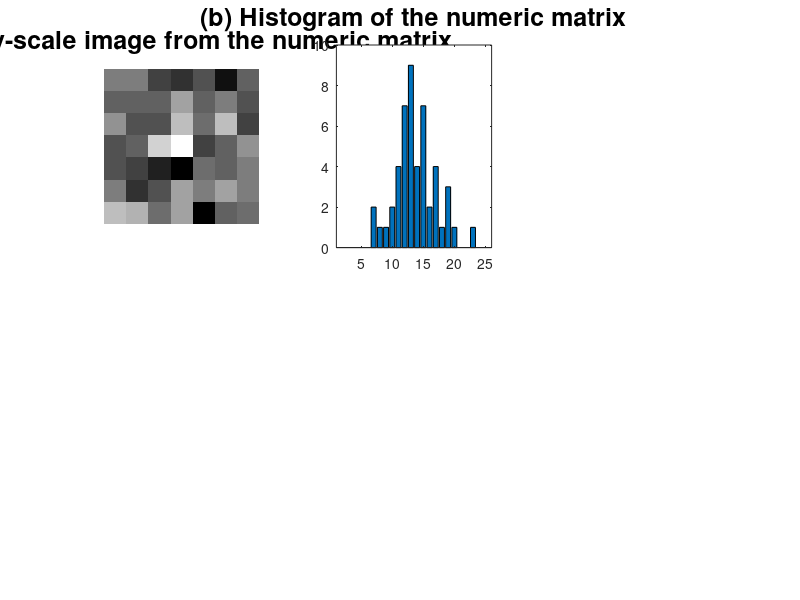

Write the MATLAB code that produced this figure. (Note: this script raises an error after producing the figure.)
% Creates random alphabetic matrix and displays it as an image.
% The later the letter appears in the alphabet, the higher the intensity
% it represents (e.g., A = black, Z = white).
% Histogram and CDF of the alphabetic (and numeric but it's the same) image
% are shown.
% The "count(value)" in CDF plot x-axis labels represents a method that counts
% the occurrences of the value 'value'. Values of for example 'A to D' means
% it counts the occurrences of all A, B, C, D and sums the occurrences up,
% that is:
%       count(A to D) = sum([count(A), count(B), count(C), count(D)])

% some parameters to play with:
random_mode = 'normal';  % 'normal' or 'uniform' random number generation
pseudo_sigma = 3;  % if normal distribution, use this parameter to scale the Gaussian.
image_size = [7 7];  % size of the generated image (not fool-proof, use sensible values only)

%% Below is the code to generate and show the images, histograms and CDFs
% create a figure window
fig = figure('Name', sprintf('Random gray-scale image with intensities drawn from a %s distribution.', random_mode));

% create an array of the capital letters
letters = 'ABCDEFGHIJKLMNOPQRSTUVWXYZ';
num_letters = length(letters);  % number of letters
 
% create a 10 by 10 matrix of random integers from 1 to 26 (i.e. the length of the alphabet)
switch random_mode  % we need to identify the requested random number generation method and act accordingly
    case 'normal'  % normal random generator
        numMat = ceil(randn(image_size) * pseudo_sigma + num_letters / 2);  % normally distributed random numbers
        numMat(numMat > num_letters) = num_letters;
        numMat(numMat < 1) = num_letters;
    case 'uniform'  % uniform random generator
        numMat = randi(num_letters, image_size);  % uniformly distributed random numbers
    otherwise  % unknown method request (perhaps a typo), throw error
        error('Invalid random number generation mode: %s', random_mode);
end

ax = subplot(2, 3, 1);  % create a subplot in the main figure - this is used to show multiple plots and images in the same figure
% this can be thought of as a gray-scale image, let's plot it as such
intensity_image = numMat ./ num_letters;  % theoretically we can also plot the "raw" numbers and adjust the intensity scale instead
imagesc(intensity_image, 'Parent', ax);
axis(ax, 'image', 'off');  % no need for axis to show for images
colormap(ax, gray);  % sets the color map to "gray-scale" (better to see the intensity)
title('(a) Gray-scale image from the numeric matrix', 'FontSize', 18)

% compute histogram of the values contained in the matrix
numHist = hist(numMat(:), 1:num_letters);
 
subplot(2, 3, 2);
% numHist variable holds the individual counts or occurrences of the values in the matrix
bar(numHist);  % bar plot to show the histogram
title('(b) Histogram of the numeric matrix', 'FontSize', 18);
xlim([1 length(letters)]);
ax = gca;
ax.XTick = 1:length(letters);
 
% let's create a matrix of letters from the numeric matrix, by substituting the integers with letters
letterMat = letters(numMat);
 
% manually count the occurrences of the individual letters
letterHist = zeros(1, length(letters));
for l = letters
    lpos = find(letters == l);
    letterHist(lpos) = sum(sum(l == letterMat));
end
 
subplot(2, 3, 3);
% variable letterHist holds the counts of the individual letters in the alphabetic matrix
bar(letterHist);
title('(c) Histogram of the alphabetic matrix', 'FontSize', 18);
xlim([1 length(letters)]);
ax = gca;
ax.XTick = 1:length(letters);
ax.XTickLabel = letters';
 
% next, we need to compute and plot the CDFs
subplot(2, 3, 5);
% CDF can be computed from a histogram by calculating the cumulative sum of the histogram
plot(cumsum(numHist));
title('(e) CDF of the numeric matrix', 'FontSize', 18);
xlim([1 length(letters)]);
ax = gca;
ax.XTick = 1:num_letters;
ax.XTickLabelRotation = -90;
xlabels = ['count(1)      '; [repmat('count(1 to ', num_letters-1, 1) cell2mat(splitlines(sprintf('%2d\n', 2:num_letters))) repmat(')', num_letters-1, 1)]];
ax.XTickLabel = xlabels;
 
subplot(2, 3, 6);
% the same procedure as before, just with the alphabetic histogram
plot(cumsum(letterHist));
title('(f) CDF of the alphabetic matrix', 'FontSize', 18);
xlim([1 length(letters)]);
ax = gca;
ax.XTick = 1:num_letters;
ax.XTickLabelRotation = -90;
letters_vec = cell2mat(split(letters, ''));
xlabels =  ['count(A)     '; [repmat('count(A to ', num_letters-1, 1) letters_vec(2:end) repmat(')', num_letters-1, 1)]];
ax.XTickLabel = xlabels;

% display the letter matrix
e_letterMat = char(zeros(image_size .* [1 2]));  % insert horizontal spaces between letters
e_letterMat(:, 1:2:end) = letterMat;
tstring = evalc('disp(e_letterMat)');  % convert the matrix into a contiguous string
ax = subplot(2, 3, 4);
pos = get(ax, 'position');
annotation(gcf,'Textbox', pos, 'String',tstring,'Interpreter','Tex', 'FontName', 'FixedWidth','Units','Normalized',...
    'EdgeColor', 'none', 'FaceAlpha', 0,...
    'FontWeight', 'bold', 'FontSize', floor(32 / (max(image_size) / 10)));  % display the stirng as an annotation
axis(ax, 'image', 'off');
title('(d) Original letter matrix', 'FontSize', 18);
